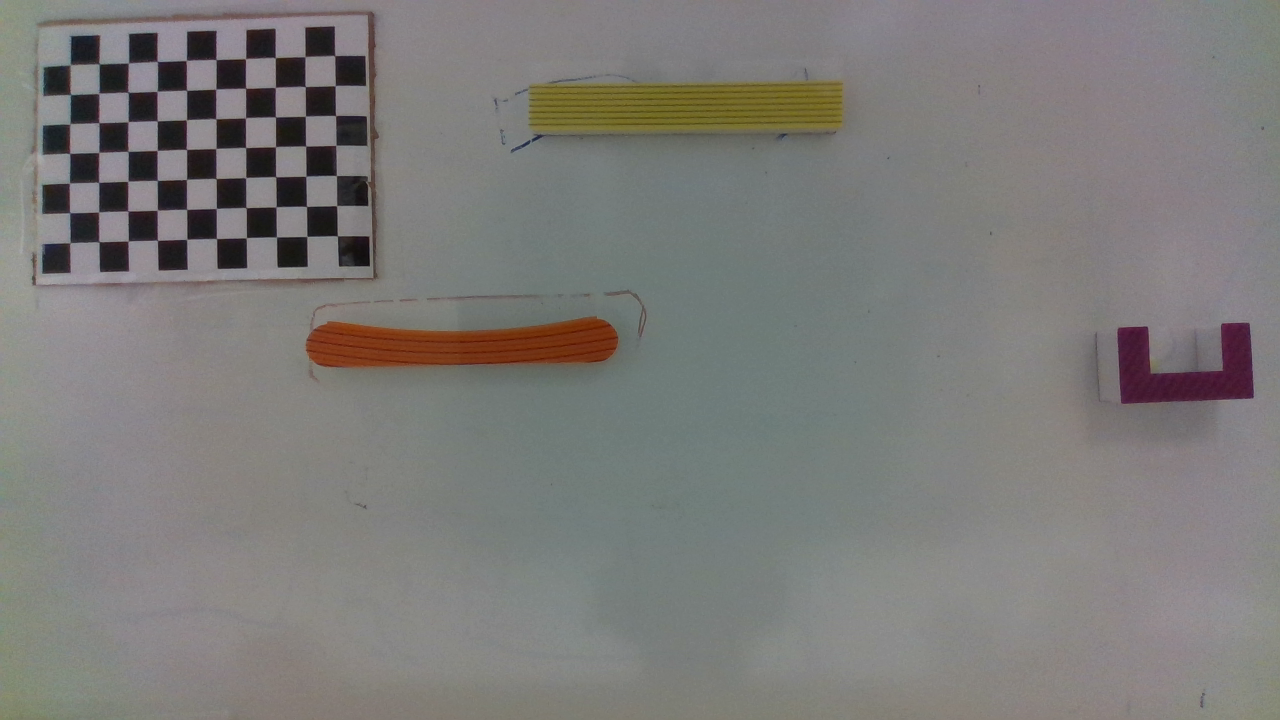
#> input picture divjen_Color.png, 1280 x 720 px
$ python im2env.py   (Python 2 division)   (older library calls are emulated)
#> lines starting #> are read from the running program, lines starting #| are printed output that depends on the picture; after the words box and inside, x2 and y2 are one past the last pixel; in counts of white or black regions, pixels touching at a corner belong together; long printed decimals are rounded
### Cali_Cam.py
import numpy as np
from numpy import linalg as LA
import math
import pdb

import cv2 as cv
import os
import glob

class Cali_Cam:
    def __init__(self, checker_size=24, num_row=7, num_col=10):
        self.checker_size = checker_size
        self.num_row = num_row
        self.num_col = num_col

    def extract_points(self, img, visualize=False):
        # returns target CB points and extracted CB points

        # termination criteria
        criteria = (cv.TERM_CRITERIA_EPS + cv.TERM_CRITERIA_MAX_ITER, 30, 0.001)

        # point container
        target_coord = np.zeros ((self.num_col*self.num_row, 3), np.float32)
        count = 0
        for i in range(0, self.num_col):
            for j in range(self.num_row-1, -1, -1):
                target_coord[count, 0] = i
                target_coord[count, 1] = j
                count += 1

        target_coord = target_coord*self.checker_size

        target_points = [] # 3d point in real world space
        img_points = [] # 2d points in image plane.

        gray = cv.cvtColor(img, cv.COLOR_BGR2GRAY)
        gray = gray[0:gray.shape[0]/2, 0:gray.shape[1]/2]  # for some reason, checkerboard cannot be detected in some pictures, cropping the image to its upper left quarter
        # cv.imshow('gray', gray)
        # cv.waitKey(0)
        # pdb.set_trace()

        ret, corners = cv.findChessboardCorners(gray, (self.num_row, self.num_col), None)
        pdb.set_trace()
        # If found, add object points, image points (after refining them)
        if ret == True:
            target_points.append(target_coord)
            corners2 = cv.cornerSubPix(gray, corners, (11,11), (-1,-1), criteria)
            img_points.append(corners)

            if visualize:
                # Draw and display the corners
                cv.drawChessboardCorners(img, (self.num_row, self.num_col), corners2, ret)
                cv.imshow('img', img)
                cv.waitKey(0)
                cv.destroyAllWindows()

        return target_points, img_points


    def CB_bounds(self, points):
        # unfortunately, returns the bottom left and upper right of the checkerboard
        # pdb.set_trace()

        CB_origin = points[0][0]
        CB_origin = np.squeeze(CB_origin, 0)
        CB_diagonal = points[0][-1]
        CB_diagonal = np.squeeze(CB_diagonal, 0)

        # needs tuning
        x_scale = self.checker_size/((CB_diagonal[0] - CB_origin[0])/(self.num_col - 1))
        y_scale = self.checker_size/((CB_origin[1] - CB_diagonal[1])/(self.num_row - 1))

        # scale = # of mm/pixel
        return CB_origin, CB_diagonal, x_scale, y_scale


    def camera_params(self, target_points, img_points, img):
        # get intrinsic and extrinsics

        gray = cv.cvtColor(img, cv.COLOR_BGR2GRAY)
        ret, intrinsic, dist, rotation, translation = cv.calibrateCamera(target_points, img_points, gray.shape[::-1], None, None)
        # [8 lines of commented-out code are left out]

        mat_intrin = np.array([[924.1445, 0,        0],  # from matlab
                               [0,        924.4962, 0],
                               [636.5713, 364.4404, 1]])
        mat_intrin = np.transpose(mat_intrin)  # representation is different

        # this is much better
        ret, rvecs, tvecs = cv.solvePnP(target_points[0], img_points[0], mat_intrin, None)
        cam_rot = cv.Rodrigues(rvecs)[0]
        cam_trans = np.matrix(cam_rot).T*np.matrix(tvecs)
        cam_trans = np.squeeze(cam_trans, axis=1)
        H = np.zeros((4,4))
        H[0:3, 0:3] = cam_rot
        H[0:3, 3] = cam_trans
        H[3,3] = 1

        return H, mat_intrin

### im2env.py
import numpy as np
import cv2 as cv
import os
import Cali_Cam as cc
import requests
import pprint

import pdb
import argparse


TEST_IMGS_PATH = 'test_imgs/'
rect_lower = 0.89
small_arc_upper = 0.89
small_arc_lower = 0.84  # 0.83
bone_upper = 0.84  # 0.83
bone_lower = 0.75
big_arc_upper = 0.75
big_arc_lower = 0.65
goal_upper = 0.65
padding = 50


class Obstacle:
    def __init__(self, contour, area, moments, x_scale, y_scale, upper_left, cbx, cby, z, Hc2b=None):
        '''
        cbx -> the x coordinate of the origin of the checkerboard in REAL WORLD COORDINATES(mm) in CAMERA FRAME
        cby -> the y coordinate of the origin of the checkerboard in REAL WORLD COORDINATES(mm) in CAMERA FRAME
        z -> the z coordinate of the origin of the checkerboard in REAL WORLD COORDINATES(mm) in CAMERA FRAME
        '''
        hull = cv.convexHull(contour)
        hull_area = cv.contourArea(hull)
        self.solidity = float(area)/hull_area
        self.rect = cv.minAreaRect(contour)
        self.boundingRect = cv.boundingRect(contour)
        self.moments = moments
        self.cx = int(self.moments['m10']/self.moments['m00'])
        self.cy = int(self.moments['m01']/self.moments['m00'])
        self.x_scale = x_scale
        self.y_scale = y_scale
        # self.cbx = upper_left[0]
        # self.cby = upper_left[1]
        self.cbx = cbx
        self.cby = cby
        self.z = z
        self.inferType()

        # if negative angle, rotate wrist counter clockwise
        self.angle = self.rect[2] if self.rect[2] > - \
            45. else self.rect[2] + 90.  # just trust it

    def inferType(self):
        if self.solidity > rect_lower:
            self.type = 'long rectangle'
        elif self.solidity < goal_upper:
            self.type = 'goal'
        elif self.solidity < big_arc_upper and self.solidity > big_arc_lower:
            self.type = 'big arc'
        elif self.solidity < bone_upper and self.solidity > bone_lower:
            self.type = 'bone'
        elif self.solidity < small_arc_upper and self.solidity > small_arc_lower:
            self.type = 'small arc'
        else:
            self.type = 'WTF IS THIS?!?!?!?!'

    def visualize(self, pic):
        box = cv.boxPoints(self.rect)
        box = np.int0(box)
        cv.drawContours(pic, [box], 0, (0, 0, 255), 2)
        (x, y, w, h) = self.boundingRect
        cv.putText(pic, self.type, (x+w, y+h), cv.FONT_HERSHEY_SIMPLEX,
                   0.5, (0, 0, 255), 1, cv.LINE_AA)
        cv.putText(pic, str(self.angle), (x, y), cv.FONT_HERSHEY_SIMPLEX,
                   0.5, (0, 255, 0), 1, cv.LINE_AA)
        # centroid = '(' + str(int(self.cx*self.x_scale+self.cbx)) + ', ' + \
        #                  str(-int(self.cy*self.y_scale+self.cby)) + \
        #           ', ' + str(int(self.z)) + ')'
        centroid = '(' + str(int(self.cx*self.x_scale+self.cbx)) + ', ' + \
                         str(-int(self.cy*self.y_scale+self.cby)) + \
                  ', ' + str(int(self.z)) + ')'
        cv.putText(pic, centroid, (x+20, y+20), cv.FONT_HERSHEY_SIMPLEX,
                   0.5, (255, 0, 0), 1, cv.LINE_AA)


def composeEnv(obstacles, row, col):
    '''
    Compose a json object to be used in optimizer
    all positional measurements are in meters
    '''
    global_dict = dict()
    o_list = []

    obs = obstacles[0]
    x_bound = col*obs.x_scale/1000
    y_bound = row*obs.y_scale/1000

    for o in obstacles:
        count = 0
        (x, y), (w, h), _ = o.rect

        # destination
        if o.type == 'goal':
            destination = {'x': (o.cx*o.x_scale + o.cbx) / 1000,  # x is good
                           'y': -(o.cy*o.y_scale + o.cby) / 1000,  # y is actually bottom left, not top left
                           'width': w*o.x_scale / 1000,
                           'height': h*o.y_scale / 1000}
            global_dict['destination'] = destination
        else:
            # i know cx and cy is a better name but let me test this first
            o_dict = {'type': o.type,
                      'x': (o.cx*o.x_scale + o.cbx) / 1000,
                      'y': -(o.cy*o.y_scale + o.cby) / 1000,
                      'width': w*o.x_scale / 1000,
                      'height': h*o.y_scale / 1000}
            o_list.append(o_dict)

    # bounds
    bounds = {'x': [-x_bound/2, x_bound/2], 'y': [-y_bound/2, y_bound/2], 'rotation': [0, 31.4159265359]}
    global_dict['bounds'] = bounds
    # obstacles
    global_dict['obstacles'] = o_list

    # number of obstacles
    global_dict['n_obstacles'] = len(obstacles)-1

    # ball
    ball = {'radius': 0.01,
            'location': [-x_bound/4, y_bound/2], 'linear_velocity': [0.1, -0.05]}
    global_dict['ball'] = ball

    return global_dict


# [39 lines left out: functions c2b, CamToBax, not called in this run]


def fitRectangles(pic, visualize=False):

    # calibrate camera first
    cam = cc.Cali_Cam()
    target_pts, image_pts = cam.extract_points(pic)
    cb_origin, cb_diagonal, x_scale, y_scale = cam.CB_bounds(image_pts)  # will be used later to mask out the checkerboard

    upper_left = np.array([cb_origin[0], cb_diagonal[1]]).astype(int)
    bottom_right = np.array([cb_diagonal[0], cb_origin[1]]).astype(int)

    H, intrinsic = cam.camera_params(target_pts, image_pts, pic)
    dist_z = H[2, 3]

    # checkerboard origin in camera frame, real world coordinates
    cbx = H[0, 3]
    cby = H[1, 3]

    # checkerboard origin, real world coordinates (mm), camera frame
    print ('checkerboard origin x: ', cbx)
    print ('checkerboard origin y: ', cby)
    print ('checkerboard origin z: ', dist_z)

    # camera1 = np.array([-480, -278, 710, 1])
    # camera2 = np.array([-480+240, -278, 710, 1])
    # H = c2b([cbx, cby, dist_z], [967.537, 519.957, 491.942])

    # vec = np.array([0.967, 0.5199, 0.4919, 1])
    # vec1 = np.array([-0.0897096909, -0.013427036, 0.715, 1])
    # vec1 = np.array([0.970, 0.203, 0.4, 1])
    #vec = np.array([0.076022, ])
    # test_rot = np.array([[0, -1, 0, 0],
    #                      [0, 0, -1, 0],
    #                      [1, 0, 0, 0],
    #                      [0, 0, 0, 1]])
    # chris = np.dot(test_rot, vec1)
    # print(chris)
    # test_trans = np.array([[1, 0, 0, 0.967-chris[0]],
    #                       [0, 1, 0, 0.5199-chris[1]],
    #                       [0, 0, 1,0.4919-chris[2]],
    #                       [0, 0, 0, 1]])
    # test_rot = np.array([[0, 0, 1, 0],
    #                      [-1, 0, 0, 0],
    #                      [0, -1, 0, 0],
    #                      [0, 0, 0, 1]])
    # chris = np.dot(test_rot, vec1)
    # print(chris)
    # test_trans = np.array([[1, 0, 0, 0.967-chris[0]],
    #                       [0, 1, 0, 0.203-chris[1]],
    #                       [0, 0, 1,0.4-chris[2]],
    #                       [0, 0, 0, 1]])

    # # # test = np.linalg.inv(test)

    # chris2 = np.dot(test_trans, chris)
    # print (chris2)

    # extraction
    gray = cv.cvtColor(pic, cv.COLOR_BGR2GRAY)

    # bw image, white is region of interest
    t = np.ceil(0.43*256)  # 0.43 might be better for other pics
    # assign 1 to the regions that are above t
    ret, thresh = cv.threshold(gray, t, 1, cv.THRESH_BINARY_INV)

    # remove checkerboard regions
    thresh[0:bottom_right[1]+padding, 0:bottom_right[0]+padding] = 0

    # convert BGR to HSV
    hsv = cv.cvtColor(pic, cv.COLOR_BGR2HSV)
    hsv = cv.normalize(hsv.astype('float'), None, 0.0, 1.0, cv.NORM_MINMAX)

    # h channel to remove the shadow
    h_ch = hsv[:, :, 0]
    h_mask = (h_ch > 0.1).astype(np.uint8)

    # s channel to remove dirty whiteboard
    s_ch = hsv[:, :, 1]
    s_mask = (s_ch > 0.22).astype(np.uint8)

    mask = (thresh + h_mask + s_mask + s_mask) > 2
    mask = mask.astype(np.uint8)
    thresh = mask*thresh

    # post process thresh
    se = cv.getStructuringElement(cv.MORPH_ELLIPSE, (2, 2))
    thresh = cv.erode(thresh, se, iterations=5)

    se = cv.getStructuringElement(cv.MORPH_ELLIPSE, (10, 10))
    thresh = cv.morphologyEx(thresh, cv.MORPH_CLOSE, se)

    # median blur
    thresh = cv.medianBlur(thresh, 15).astype(np.uint8)

    # find contours
    im2, contours, hierarchy = cv.findContours(thresh, 1, 2)

    obstacles = []

    # good contours
    for c in contours:
        area = cv.contourArea(c)
        moments = cv.moments(c)
        if (area > 1000 and area < 150000):
            obstacles.append(
                Obstacle(c, area, moments, x_scale, y_scale, upper_left, cbx, cby, dist_z))

    if visualize:
        for obs in obstacles:
            obs.visualize(pic)
        cv.imshow('thresh', thresh*255)
        cv.imshow("Contours", pic)
        cv.waitKey(0)

    # send into compose env for calculating bounds
    row, col = thresh.shape

    return composeEnv(obstacles, row, col)


if __name__ == "__main__":
    # img_names = os.listdir(TEST_IMGS_PATH)
    # imgs = bb1 = [cv.imread(TEST_IMGS_PATH+name) for name in img_names]

    imgs = cv.imread('divjen_Color.png')
#> imgs is the input picture: shape (720, 1280, 3); mean B, G, R 121.2, 123.4, 124.7
    environment = fitRectangles(imgs, visualize=True)
#> in extract_points, `gray = gray[0:gray.shape[0]/2, 0:gray.shape[1]/2]`:
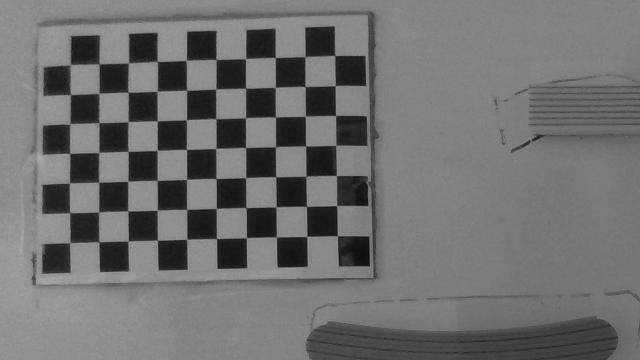
#> gray: shape (360, 640); min 10, max 170, mean 111.6
#> in extract_points, `ret, corners = cv.findChessboardCorners(gray, (self.num_row, self.num_..`: ret = True; corners = 70 rows, first 8: [70.36, 243], [69.78, 212.6], [69.92, 183.7], [69.37, 153.7], [70.36, 123.9], [70.7, 93.68], [70.55, 65.08], [99.25, 241.8]
#> in extract_points, `corners2 = cv.cornerSubPix(gray, corners, (11,11), (-1,-1), criteria)`: corners2 = 70 rows, first 8: [69.7, 242.7], [69.65, 212.8], [69.34, 183], [69.62, 153.4], [69.83, 123.7], [70.36, 94.6], [70.1, 64.72], [98.79, 241.7]
#> in fitRectangles, `target_pts, image_pts = cam.extract_points(pic)`: target_pts = 1 item
#> in CB_bounds, `CB_origin = points[0][0]`: CB_origin = [[69.7, 242.7]]
#> in CB_bounds, `CB_origin = np.squeeze(CB_origin, 0)`: CB_origin = [69.7, 242.7]
#> in CB_bounds, `CB_diagonal = points[0][-1]`: CB_diagonal = [[334.7, 55.44]]
#> in CB_bounds, `CB_diagonal = np.squeeze(CB_diagonal, 0)`: CB_diagonal = [334.7, 55.44]
#> in CB_bounds, `x_scale = self.checker_size/((CB_diagonal[0] - CB_origin[0])/(self.num..`: x_scale = 0.815
#> in CB_bounds, `y_scale = self.checker_size/((CB_origin[1] - CB_diagonal[1])/(self.num..`: y_scale = 0.769
#> in fitRectangles, `cb_origin, cb_diagonal, x_scale, y_scale = cam.CB_bounds(image_pts)`: cb_origin = [69.7, 242.7]; cb_diagonal = [334.7, 55.44]; x_scale = 0.815; y_scale = 0.769
#> in fitRectangles, `upper_left = np.array([cb_origin[0], cb_diagonal[1]]).astype(int)`: upper_left = [69, 55]
#> in fitRectangles, `bottom_right = np.array([cb_diagonal[0], cb_origin[1]]).astype(int)`: bottom_right = [334, 242]
#> in camera_params, `ret, intrinsic, dist, rotation, translation = cv.calibrateCamera(targe..`: ret = 0.174; intrinsic = [[1818.5, 0, 729.7], [0, 1819.2, 364.8], [0, 0, 1]]; dist = [[0.242, -3.94, -0.00263, -0.00832, 11.42]]; rotation = ([-0.0386, -0.0175, -0.0231],); translation = ([-529.6, -241, 1453],)
#> in camera_params, `ret, rvecs, tvecs = cv.solvePnP(target_points[0], img_points[0], mat_i..`: ret = True; rvecs = [-0.0371, 0.0387, -0.0208]; tvecs = [-455.9, -241.1, 743.3]
#> in camera_params, `cam_rot = cv.Rodrigues(rvecs)[0]`: cam_rot = [[0.999, 0.0201, 0.039], [-0.0215, 0.999, 0.0367], [-0.0382, -0.0375, 0.999]]
#> in camera_params, `cam_trans = np.matrix(cam_rot).T*np.matrix(tvecs)`: cam_trans = [[-478.7], [-277.9], [715.6]]
#> in camera_params, `cam_trans = np.squeeze(cam_trans, axis=1)`: cam_trans = [[-478.7, -277.9, 715.6]]
#> in fitRectangles, `H, intrinsic = cam.camera_params(target_pts, image_pts, pic)`: H = [[0.999, 0.0201, 0.039, -478.7], [-0.0215, 0.999, 0.0367, -277.9], [-0.0382, -0.0375, 0.999, 715.6], [0, 0, 0, 1]]; intrinsic = [[924.1, 0, 636.6], [0, 924.5, 364.4], [0, 0, 1]]
#> in fitRectangles, `dist_z = H[2, 3]`: dist_z = 715.6
#> in fitRectangles, `cbx = H[0, 3]`: cbx = -478.7
#> in fitRectangles, `cby = H[1, 3]`: cby = -277.9
#| checkerboard origin x:  -478.736
#| checkerboard origin y:  -277.857
#| checkerboard origin z:  715.589
#> in fitRectangles, `ret, thresh = cv.threshold(gray, t, 1, cv.THRESH_BINARY_INV)`:
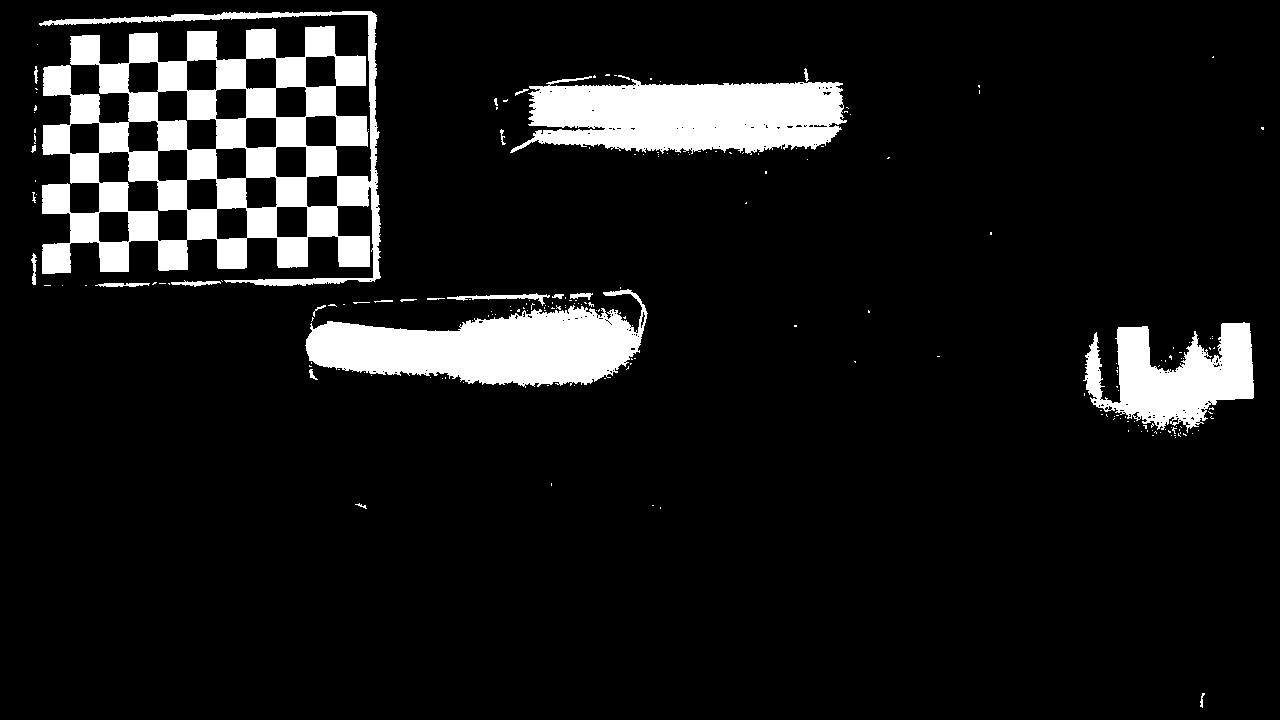
#> thresh: shape (720, 1280); values 0 (black) and 1 (white), 10.2% white; 201 white regions (175 under 20 px), largest, box (x1, y1, x2, y2) and area: (39, 11, 381, 286) 43457, (510, 76, 847, 155) 19368, (305, 289, 648, 388) 18575
#> in fitRectangles, `ret, thresh = cv.threshold(gray, t, 1, cv.THRESH_BINARY_INV)`: ret = 111
#> in fitRectangles, `im2, contours, hierarchy = cv.findContours(thresh, 1, 2)`: contours = 3 contours; box (x1, y1, x2, y2) and area: (536, 88, 841, 134) 11734, (312, 322, 619, 371) 10455, (1124, 329, 1254, 404) 5168
#> the loop in fitRectangles, `for c in contours:` made 3 passes
#> (area, hull_area in Obstacle) on passes 1 to 2: (5168, 8911.5), (10455, 12768.5)
#> after the loop in fitRectangles, `for c in contours:`: obstacles = 3 items
#> the loop in fitRectangles, `for obs in obstacles:` made 3 passes
#> (box in visualize, x in visualize, y in visualize, w in visualize, h in visualize, centroid in visualize) on passes 1 to 2: ([[1125, 404], [1122, 333], [1251, 328], [1253, 399]], 1124, 329, 130, 75, '(489, -9, 715)'), ([[312, 371], [311, 327], [617, 321], [618, 365]], 312, 322, 307, 49, '(-99, 10, 715)')
#> after the loop in fitRectangles, `for obs in obstacles:`:
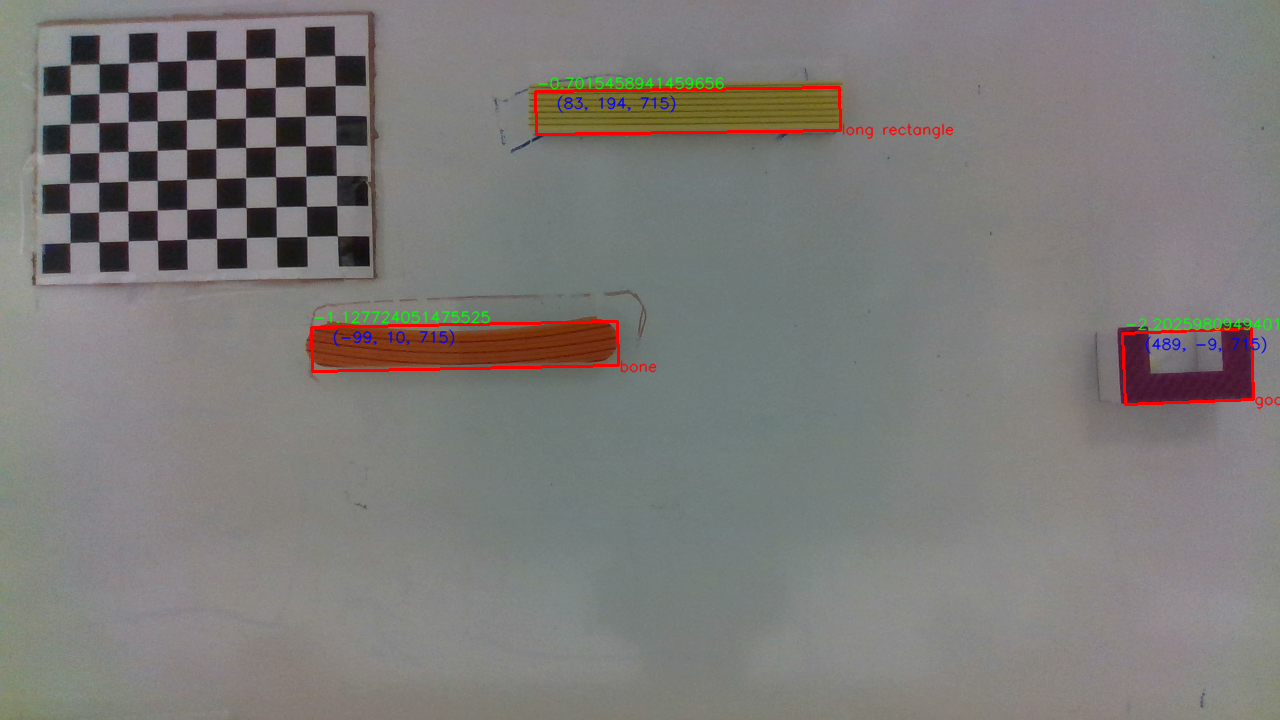
#> pic: shape (720, 1280, 3); 1.3% of pixels changed, all inside (x1, y1, x2, y2) = (310, 76, 1280, 410)
#> in composeEnv, `x_bound = col*obs.x_scale/1000`: x_bound = 1.04
#> in composeEnv, `y_bound = row*obs.y_scale/1000`: y_bound = 0.554
#> the loop in composeEnv, `for o in obstacles:` made 3 passes
#> (x, y, w, h, destination) on pass 1: (1188.4, 366.3, 128.3, 70.95, {'x': 0.49, 'y': -0.00979, 'width': 0.105, 'height': 0.0546})
#> after the loop in composeEnv, `for o in obstacles:`: global_dict = 1 item; o_list = 2 items
#> in composeEnv, `bounds = {'x': [-x_bound/2, x_bound/2], 'y': [-y_bound/2, y_bound/2], ..`: bounds = {'x': [-0.522, 0.522], 'y': [-0.277, 0.277], 'rotation': [0, 31.42]}
#> in composeEnv, `ball = {'radius': 0.01, 'location': [-x_bound/4, y_bound/2], 'linear_v..`: ball = {'radius': 0.01, 'location': [-0.261, 0.277], 'linear_velocity': [0.1, -0.05]}
#> environment = 5 items
    pprint.pprint(environment)
#> (printed output is left out)

    init_x = environment['obstacles'][0]['x']  #test
#> init_x = -0.0997
    init_y = environment['obstacles'][0]['y']  #test
#> init_y = 0.0102
    init = [init_x, init_y,  0.715, 1]
#> init = [-0.0997, 0.0102, 0.715, 1]

#> (the run stopped early here; a loop or call above may not have finished)
